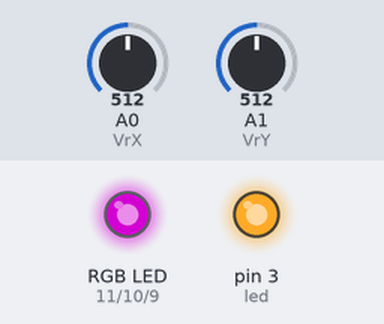
A sketch run on a simulated Arduino Uno, built with avr-gcc and run on an emulated ATmega328P. Shown: an RGB LED mixed from three pins (HIGH = lit), output pins drawn as LEDs (lit = HIGH). The test bench sets the inputs (shaded band); at power-on: A0 (VrX) = 512, A1 (VrY) = 512. Dim RGB values are drawn brighter than linear.

Above: at 1.2 s.
1.3 s: A0 (VrX) set to 716
At 2.5 s:
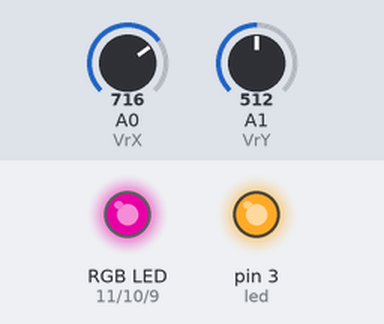
2.8 s: A1 (VrY) set to 716
At 3.7 s:
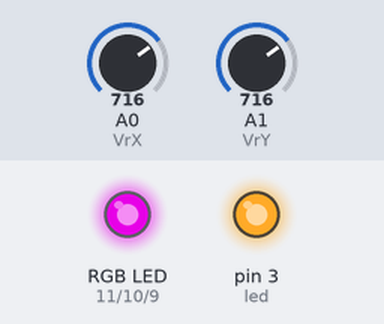
4.3 s: A0 (VrX) set to 900
At 4.9 s:
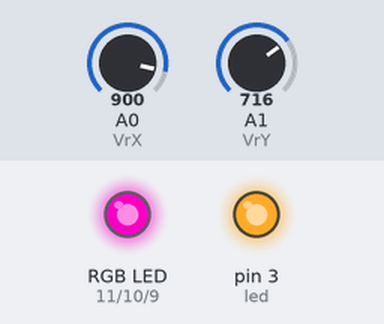
5.8 s: A1 (VrY) set to 900
At 7.0 s:
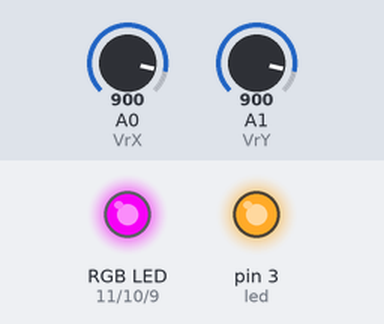
7.3 s: A0 (VrX) set to 511
At 8.4 s:
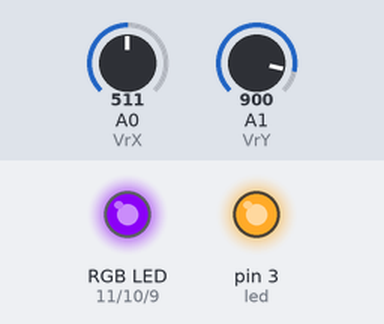
8.8 s: A1 (VrY) set to 122
At 9.5 s:
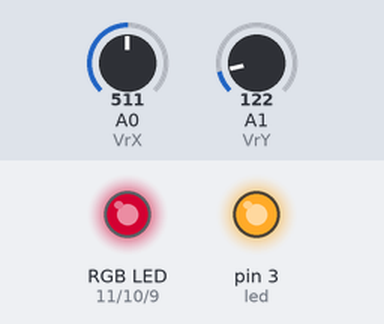
Timing chart, 0 to 11.3 s (numbered marks = the images above; inputs shaded):
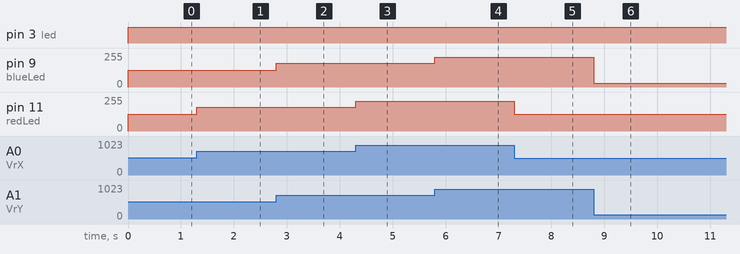

The sketch:

joystick.ino
```cpp
// set up pins and variable
int redLed = 11;
int blueLed = 9;
int greenLed = 10;
int VrX = A0;
int VrY = A1;
int xPos;
int yPos;
int redVal;
int blueVal;
int led = 3;

void setup() {                // this block runs once to configure pins
  pinMode(redLed, OUTPUT);    // led pins send output
  pinMode(blueLed, OUTPUT);
  pinMode(greenLed, OUTPUT);
  pinMode(led, OUTPUT);
  pinMode(VrX, INPUT);        // joystick pins receive input
  pinMode(VrY, INPUT);
  analogReference(INTERNAL);
}

void loop() {                         // this block runs continually
  xPos = analogRead(VrX);             // read x position from joystick
  xPos = map(xPos, 0, 1023, 0, 255);  // convert x position to led value
  redVal = xPos;                      // assign led value

  yPos = analogRead(VrY);             // do the same for y
  yPos = map(yPos, 0, 1023, 0, 255);
  blueVal = yPos;

  analogWrite(redLed, redVal);        // write led value to led
  analogWrite(blueLed, blueVal);
  analogWrite(greenLed, 0);
  analogWrite(led, 255);
}
```

Measured:
- after the input at 1.3 s, pin 11 (redLed): 127/255 → 178/255 at once
- after the input at 2.8 s, pin 9 (blueLed): 127/255 → 178/255 at once
- after the input at 4.3 s, pin 11 (redLed): 178/255 → 224/255 at once
- after the input at 5.8 s, pin 9 (blueLed): 178/255 → 224/255 at once
- after the input at 7.3 s, pin 11 (redLed): 224/255 → 127/255 at once
- after the input at 8.8 s, pin 9 (blueLed): 224/255 → 30/255 at once
